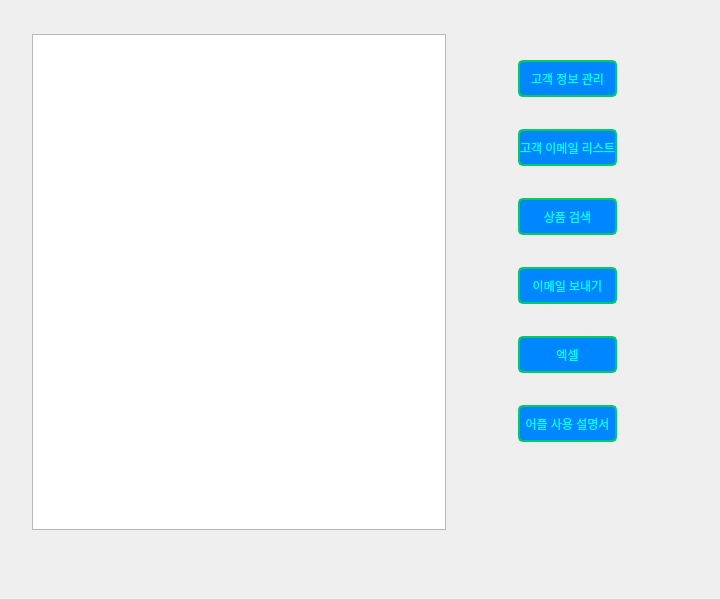
<?xml version="1.0" encoding="UTF-8"?>
<ui version="4.0">
 <class>MainWindow</class>
 <widget class="QMainWindow" name="MainWindow">
  <property name="geometry">
   <rect>
    <x>0</x>
    <y>0</y>
    <width>720</width>
    <height>599</height>
   </rect>
  </property>
  <property name="minimumSize">
   <size>
    <width>720</width>
    <height>599</height>
   </size>
  </property>
  <property name="windowTitle">
   <string>스펨메일</string>
  </property>
  <property name="windowIcon">
   <iconset>
    <normaloff>아이콘.png</normaloff>아이콘.png</iconset>
  </property>
  <property name="toolTip">
   <string>&lt;html&gt;&lt;head/&gt;&lt;body&gt;&lt;p&gt;&lt;br/&gt;&lt;/p&gt;&lt;/body&gt;&lt;/html&gt;</string>
  </property>
  <property name="styleSheet">
   <string notr="true">
#centralwidget
{
	background:url(&quot;C:/Users/user/Documents/카카오톡 받은 파일/Uitest/main&quot;)
	
}</string>
  </property>
  <widget class="QWidget" name="centralwidget">
   <layout class="QGridLayout" name="gridLayout_2">
    <property name="leftMargin">
     <number>11</number>
    </property>
    <item row="0" column="1">
     <layout class="QGridLayout" name="gridLayout">
      <property name="leftMargin">
       <number>21</number>
      </property>
      <property name="topMargin">
       <number>25</number>
      </property>
      <property name="rightMargin">
       <number>53</number>
      </property>
      <property name="bottomMargin">
       <number>60</number>
      </property>
      <item row="0" column="0">
       <widget class="QTextBrowser" name="list">
        <property name="readOnly">
         <bool>true</bool>
        </property>
        <property name="openLinks">
         <bool>true</bool>
        </property>
       </widget>
      </item>
      <item row="0" column="1">
       <layout class="QVBoxLayout" name="verticalLayout">
        <property name="leftMargin">
         <number>66</number>
        </property>
        <property name="rightMargin">
         <number>41</number>
        </property>
        <property name="bottomMargin">
         <number>60</number>
        </property>
        <item>
         <widget class="QPushButton" name="pushButton">
          <property name="enabled">
           <bool>true</bool>
          </property>
          <property name="minimumSize">
           <size>
            <width>45</width>
            <height>37</height>
           </size>
          </property>
          <property name="baseSize">
           <size>
            <width>0</width>
            <height>0</height>
           </size>
          </property>
          <property name="styleSheet">
           <string notr="true">QPushButton{
	color: rgb(0, 255, 255);
	background-color:  rgb(0, 135, 255);
	border: 2px solid rgb(0, 204, 100);
	border-radius: 5px;
}
QPushButton:pressed { background-color:rgb(35, 200, 100) }
</string>
          </property>
          <property name="text">
           <string>고객 정보 관리</string>
          </property>
          <property name="checkable">
           <bool>false</bool>
          </property>
          <property name="checked">
           <bool>false</bool>
          </property>
         </widget>
        </item>
        <item>
         <widget class="QPushButton" name="pushButton_2">
          <property name="minimumSize">
           <size>
            <width>45</width>
            <height>37</height>
           </size>
          </property>
          <property name="styleSheet">
           <string notr="true">QPushButton{
	color: rgb(0, 255, 255);
	background-color:  rgb(0, 135, 255);
	border: 2px solid rgb(0, 204, 100);
	border-radius: 5px;
}
QPushButton:pressed { background-color:rgb(35, 200, 100) }
</string>
          </property>
          <property name="text">
           <string>고객 이메일 리스트</string>
          </property>
         </widget>
        </item>
        <item>
         <widget class="QPushButton" name="pushButton_3">
          <property name="minimumSize">
           <size>
            <width>45</width>
            <height>37</height>
           </size>
          </property>
          <property name="styleSheet">
           <string notr="true">QPushButton{
	color: rgb(0, 255, 255);
	background-color:  rgb(0, 135, 255);
	border: 2px solid rgb(0, 204, 100);
	border-radius: 5px;
}
QPushButton:pressed { background-color:rgb(35, 200, 100) }
</string>
          </property>
          <property name="text">
           <string>상품 검색</string>
          </property>
         </widget>
        </item>
        <item>
         <widget class="QPushButton" name="pushButton_4">
          <property name="minimumSize">
           <size>
            <width>45</width>
            <height>37</height>
           </size>
          </property>
          <property name="styleSheet">
           <string notr="true">QPushButton{
	color: rgb(0, 255, 255);
	background-color:  rgb(0, 135, 255);
	border: 2px solid rgb(0, 204, 100);
	border-radius: 5px;
}
QPushButton:pressed { background-color:rgb(35, 200, 100) }
</string>
          </property>
          <property name="text">
           <string>이메일 보내기</string>
          </property>
         </widget>
        </item>
        <item>
         <widget class="QPushButton" name="pushButton_5">
          <property name="minimumSize">
           <size>
            <width>45</width>
            <height>37</height>
           </size>
          </property>
          <property name="styleSheet">
           <string notr="true">QPushButton{
	color: rgb(0, 255, 255);
	background-color:  rgb(0, 135, 255);
	border: 2px solid rgb(0, 204, 100);
	border-radius: 5px;
}
QPushButton:pressed { background-color:rgb(35, 200, 100) }
</string>
          </property>
          <property name="text">
           <string>엑셀</string>
          </property>
         </widget>
        </item>
        <item>
         <widget class="QPushButton" name="pushButton_6">
          <property name="minimumSize">
           <size>
            <width>45</width>
            <height>37</height>
           </size>
          </property>
          <property name="styleSheet">
           <string notr="true">QPushButton{
	color: rgb(0, 255, 255);
	background-color:  rgb(0, 135, 255);
	border: 2px solid rgb(0, 204, 100);
	border-radius: 5px;
}
QPushButton:pressed { background-color:rgb(35, 200, 100) }
</string>
          </property>
          <property name="text">
           <string>어플 사용 설명서</string>
          </property>
         </widget>
        </item>
       </layout>
      </item>
     </layout>
    </item>
   </layout>
  </widget>
 </widget>
 <resources/>
 <connections/>
</ui>
